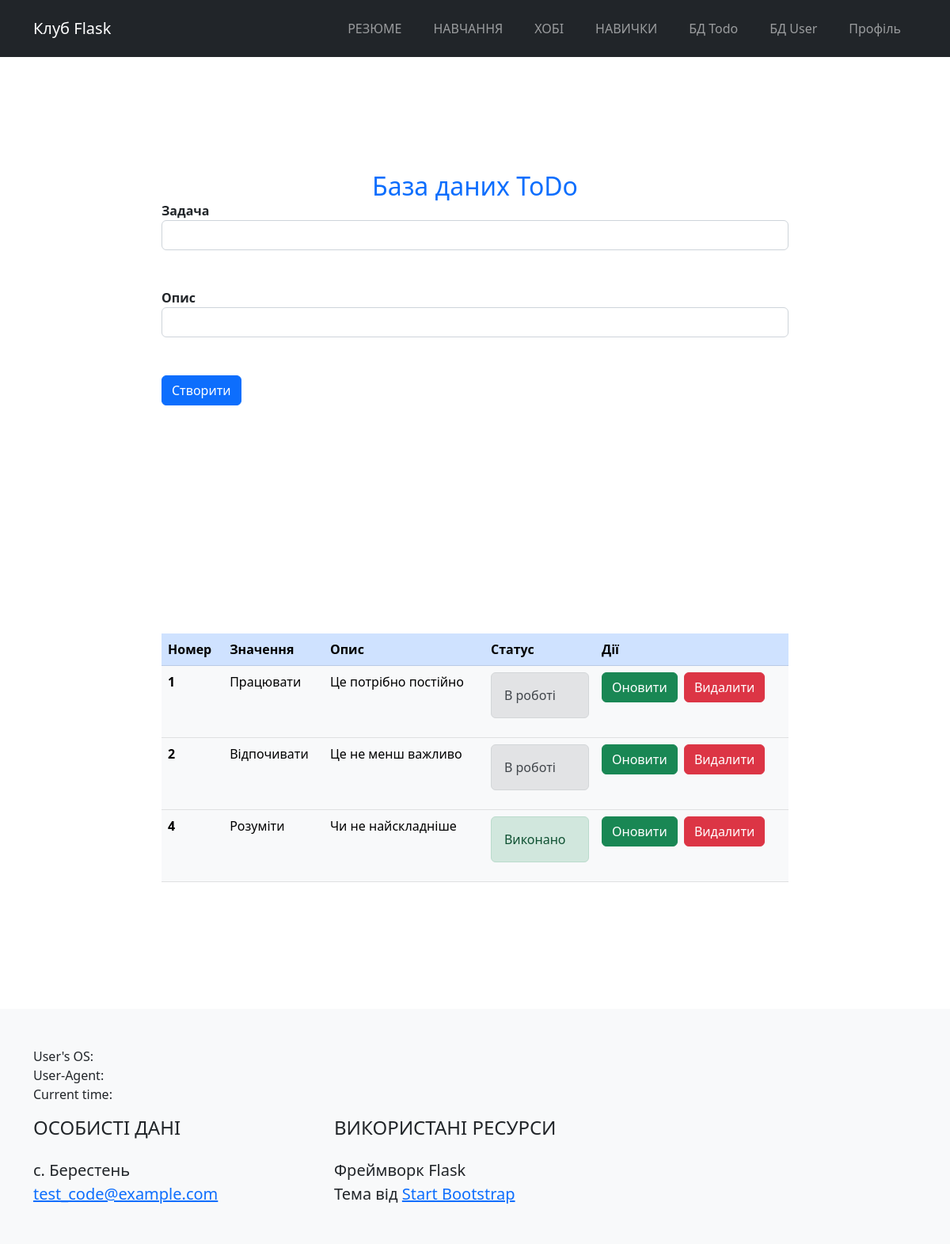
/todo (signed in), run on the app's committed database.
### app/models.py (models this page shows)
class Todo(db.Model):
    id = db.Column(db.Integer, primary_key=True)
    title = db.Column(db.String(100))
    description = db.Column(db.String(200))
    complete = db.Column(db.Boolean)

### app/views.py (the view)
@app.route("/todo")
@login_required
def todo():
    form = CreateTodoForm()
    list = Todo.query.all()
    return render_template('todo.html', form=form, list=list)

### app/forms.py
class CreateTodoForm(FlaskForm):
    task = StringField("Задача", validators=[DataRequired("Це поле обовʼязкове"), Length(min=1, max=100)])
    description = StringField("Опис", validators=[DataRequired("Це поле обовʼязкове"), Length(min=1, max=200)])
    submit = SubmitField("Створити")

### app/models.py (called while the page is built)
@login_manager.user_loader
def user_loader(user_id):
    return User.query.get(int(user_id))

### app/views.py (called while the page is built)
@app.after_request
def after_request(response):
    if current_user.is_authenticated:
        current_user.last_seen = datetime.now()
        try:
            db.session.commit()
        except:
            flash("Помилка при оновленні last_seen", category=("danger"))
    return response

### app/templates/todo.html (shortened to what this page needs)
{% extends 'base.html' %}
{% block body %}
<section class="page-section" id="todo_table">
    <h2 class="page-section-heading text-center text-primary mb-0">База даних ToDo</h2>
    <div class="row justify-content-center">
        <div class="container col-md-8 col-lg-8">
            <form id="createTodo" action="/create_todo" method="POST">
                {% from "_render_field.html" import render_field %}
                <div class="form-floating mb-3">
                    {{ render_field(form.task) }}
                </div>
                <div class="form-floating mb-3">
                    {{ render_field(form.description) }}
                </div>
                {{ form.submit(class_='btn btn-primary btn-xl')}}
            </form>
        </div>
    </div>
</section>
<section>
    <div class="row justify-content-center">
        <div class="container col-md-8 col-lg-8">
            <table class="table table-light">
                <thead class="table-primary">
                    <tr class = "todoTable">
                        <th class = "todoTable">Номер</th>
                        <th class = "todoTable">Значення</th>
                        <th class = "todoTable">Опис</th>
                        <th class = "todoTable">Статус</th>
                        <th class = "todoTable">Дії</th>
                    </tr>
                </thead>
                <tbody>
                    {% for todo in list %}
                    <tr>
                        <th scope="row">{{ todo.id }}</th>
                        <td class = "todoTable">{{ todo.title }}</td>
                        <td class = "todoTable">{{ todo.description }}</td>
                        <td class = "todoTable">
                            {% if todo.complete == False %}
                            <div class="alert alert-secondary" roles="alert">В роботі</div>
                            {% else %}
                            <div class="alert alert-success" roles="alert">Виконано</div>
                            {% endif %}
                        </td>
                        <td>
                            <a class="btn btn-success" href="/update_todo/{{ todo.id }}">Оновити</a>
                            <a class="btn btn-danger ms-1" href="/delete_todo/{{ todo.id }}">Видалити</a>
                        </td>
                    </tr>
                    {% endfor %}
                </tbody>
            </table>
        </div>
    </div>
</section>
{% endblock %}

### data on the page
Todo: id "1", title "Працювати", description "Це потрібно постійно", complete "В роботі"
Todo: id "2", title "Відпочивати", description "Це не менш важливо", complete "В роботі"
Todo: id "4", title "Розуміти", description "Чи не найскладніше", complete "Виконано"

### other printed values
{{ name | upper }} "РЕЗЮМЕ" "НАВЧАННЯ" "ХОБІ" "НАВИЧКИ"
{{ field.label() }} "Задача Опис"
